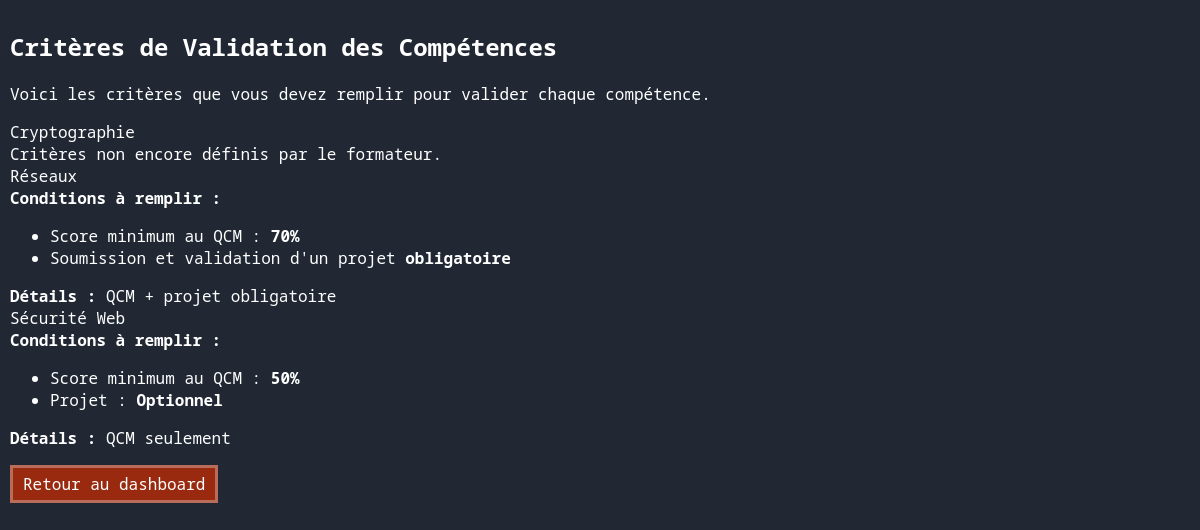
/criteres/index.php (signed in), run on the app's committed database.
### tables this page shows
CREATE TABLE competence (
    id_competence INT AUTO_INCREMENT PRIMARY KEY,
    nom VARCHAR(150) NOT NULL,
    description TEXT
);

CREATE TABLE critere_validation (
    id_critere INT AUTO_INCREMENT PRIMARY KEY,
    id_competence INT UNIQUE,
    score_min_qcm INT,
    projet_obligatoire BOOLEAN,
    description TEXT,
    FOREIGN KEY (id_competence) REFERENCES competence(id_competence)
);

### src/criteres/index.php (the view, shortened to what this page needs)
<?php
$pdo = getDatabaseConnection();
$role = $_SESSION['user_role'];
$competences = $pdo->query('
    SELECT c.id_competence, c.nom, cv.score_min_qcm, cv.projet_obligatoire, cv.description
    FROM competence c
    LEFT JOIN critere_validation cv ON c.id_competence = cv.id_competence
    ORDER BY c.nom
')->fetchAll();
?>
<!DOCTYPE html>
<html lang="fr">
<head>
    <link rel="stylesheet" href="/style.css">
</head>
<body>
    <h2>Critères de Validation des Compétences</h2>
    <?php if ($role === 'formateur'): ?>
        <p>Spécifiez pour chaque compétence les conditions que les étudiants doivent remplir.</p>
        <?php foreach ($competences as $c): ?>
            <div class="critere">
                <h3><?= htmlspecialchars($c['nom']) ?></h3>
                <form method="post">
                    <input type="hidden" name="action" value="save">
                    <input type="hidden" name="competence_id" value="<?= $c['id_competence'] ?>">
                    <label>Score minimum au QCM (%) :</label><br>
                    <input type="number" name="score_min" min="0" max="100" value="<?= $c['score_min_qcm'] !== null ? (int)$c['score_min_qcm'] : '' ?>" placeholder="Laisser vide pour aucun QCM"><br><br>
                    <label>
                        <input type="checkbox" name="projet_obligatoire" <?= $c['projet_obligatoire'] ? 'checked' : '' ?>>
                        Projet obligatoire
                    </label><br><br>
                    <label>Description/détails :</label><br>
                    <textarea name="description" rows="3" cols="50"><?= htmlspecialchars($c['description'] ?? '') ?></textarea><br><br>
                    <button type="submit">Enregistrer</button>
                </form>
            </div>
        <?php endforeach; ?>
    <?php else: ?>
        <p>Voici les critères que vous devez remplir pour valider chaque compétence.</p>
        <?php foreach ($competences as $c): ?>
            <div class="critere">
                <div class="nom-competence"><?= htmlspecialchars($c['nom']) ?></div>
                <?php if ($c['score_min_qcm'] !== null || $c['projet_obligatoire']): ?>
                    <div class="critere-detail">
                        <b>Conditions à remplir :</b>
                        <ul>
                            <?php if ($c['score_min_qcm'] !== null): ?>
                                <li>Score minimum au QCM : <b><?= (int)$c['score_min_qcm'] ?>%</b></li>
                            <?php endif; ?>
                            <?php if ($c['projet_obligatoire']): ?>
                                <li>Soumission et validation d'un projet <b>obligatoire</b></li>
                            <?php else: ?>
                                <li>Projet : <b>Optionnel</b></li>
                            <?php endif; ?>
                        </ul>
                    </div>
                    <?php if ($c['description']): ?>
                        <div class="critere-detail">
                            <b>Détails :</b> <?= htmlspecialchars($c['description']) ?>
                        </div>
                    <?php endif; ?>
                <?php else: ?>
                    <div class="pas-criteria">
                        Critères non encore définis par le formateur.
                    </div>
                <?php endif; ?>
            </div>
        <?php endforeach; ?>
    <?php endif; ?>
    <p><a class="button-link" href="/dashboard/">Retour au dashboard</a></p>
</body>
</html>

### src/style.css (style rules this page uses)
:root { --background-primary-color: #212834; --background-secondary-color: #314866; --background-thirdly-color: #254c63; --affirmative-color: #063f41; --negative-color: #99290f; --text-color: #ffffff; --border-color: #ffffff50; }
* { box-sizing: border-box; color: var(--text-color); font-family: 'Noto Sans Mono', monospace; }
body { background-color: var(--background-primary-color); margin: 0; padding: 10px; }
.button-link { display: inline-block; background-color: var(--negative-color); color: var(--text-color); border: 3px solid var(--border-color); padding: 5px 10px; text-decoration: none; cursor: pointer; }

### data on the page
competence: nom "Cryptographie", shows "Critères non encore définis par le formateur."
critere_validation: id_competence.nom "Réseaux", score_min_qcm "70", projet_obligatoire "Soumission et validation d'un projet", description "QCM + projet obligatoire"
critere_validation: id_competence.nom "Sécurité Web", score_min_qcm "50", shows "Projet :", projet_obligatoire "Optionnel", description "QCM seulement"
